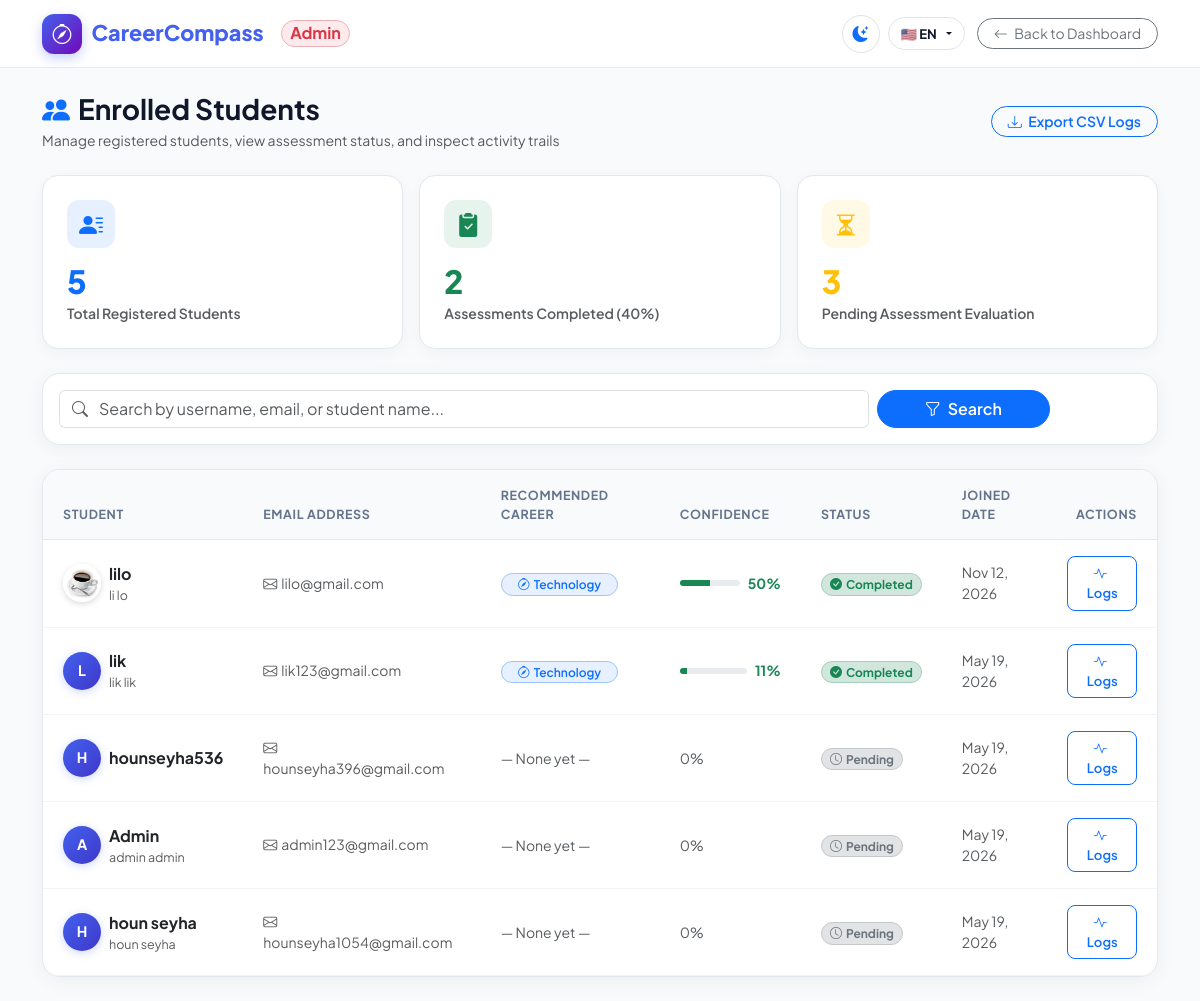
The page /admin/employees (signed in) on the database as committed earlier.
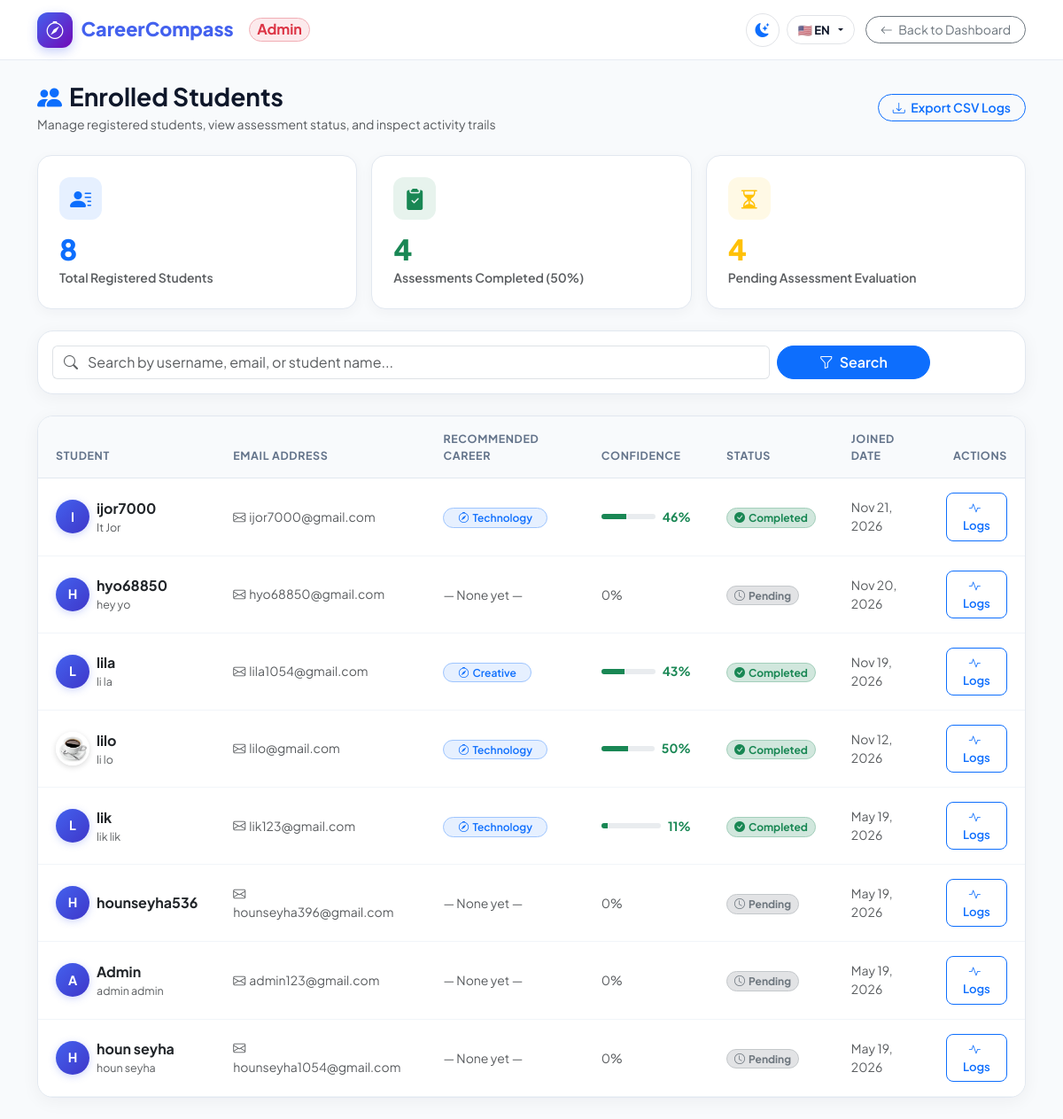
The same page on the database as committed later.
### App/model/user.py (models this page shows, shortened)
class User(db.Model):
    __tablename__ = 'users'
    id = db.Column(db.Integer, primary_key=True)
    username = db.Column(db.String(80), unique=True, nullable=False)
    email = db.Column(db.String(120), unique=True, nullable=False)
    password_hash = db.Column(db.String(255))
    is_admin = db.Column(db.Boolean, default=False)
    profile_image = db.Column(db.String(255), nullable=True)
    first_name = db.Column(db.String(80), nullable=True)
    last_name = db.Column(db.String(80), nullable=True)
    phone = db.Column(db.String(20), nullable=True)
    recommended_career = db.Column(db.String(120), nullable=True)
    secondary_career = db.Column(db.String(120), nullable=True)
    confidence_score = db.Column(db.Integer, default=0)
    assessment_completed = db.Column(db.Boolean, default=False)
    last_assessment = db.Column(db.DateTime, nullable=True)
    created_at = db.Column(db.DateTime, default=datetime.utcnow)

### App/routes/auth.py (the view)
@auth_bp.route('/admin/employees')
@admin_required
def all_employees_page():
    search = request.args.get('search', '').strip()
    users_q = User.query.filter_by(is_admin=False)
    if search:
        users_q = users_q.filter(User.username.ilike(f"%{search}%"))
    users = users_q.order_by(User.created_at.desc()).all()
    return render_template('all_employees.html', users=users, search_query=search)

### App/routes/auth.py (called while the page is built)
def admin_required(f):
    @wraps(f)
    def decorated_function(*args, **kwargs):
        if 'user_id' not in session:
            return redirect(url_for('auth.login'))
        user = User.query.get(session['user_id'])
        if not user:
            session.clear()
            flash('User session invalid. Please log in again.')
            return redirect(url_for('auth.login'))
        if not user.is_admin:
            flash('Access denied: Administrator privileges required.')
            return redirect(url_for('auth.account'))
        return f(*args, **kwargs)
    return decorated_function

### App/templates/all_employees.html (shortened to what this page needs)
<!DOCTYPE html>
<html lang="en">
<head>
    <link href="https://cdn.jsdelivr.net/npm/bootstrap@5.3.0/dist/css/bootstrap.min.css" rel="stylesheet">
    <link rel="stylesheet" href="https://cdn.jsdelivr.net/npm/bootstrap-icons@1.11.0/font/bootstrap-icons.css">
    <link rel="stylesheet" href="{{ url_for('static', filename='css/theme.css') }}">
</head>
<body>
    <nav class="portal-navbar">
        <div class="container d-flex justify-content-between align-items-center">
            <a href="{{ url_for('auth.admin_dashboard') }}" class="brand-logo">
                <div class="brand-icon-box">
                    <i class="bi bi-compass"></i>
                </div>
                <span data-i18n="brand_name">CareerCompass</span>
                <span class="badge bg-danger bg-opacity-10 text-danger border border-danger-subtle rounded-pill fs-7 ms-2 py-1 px-2">Admin</span>
            </a>
            <div class="d-flex align-items-center gap-2">
                <button type="button" class="theme-toggle-btn" onclick="toggleTheme()" title="Toggle Dark/Light Mode">
                </button>
                <div class="dropdown me-1">
                    <button class="lang-selector-btn dropdown-toggle" data-bs-toggle="dropdown" aria-expanded="false" title="Change Language">
                        <span class="lang-btn-text">🇺🇸 EN</span>
                    </button>
                </div>
                <a href="{{ url_for('auth.admin_dashboard') }}" class="btn btn-outline-secondary btn-sm rounded-pill px-3">
                    <i class="bi bi-arrow-left me-1"></i> <span data-i18n="btn_back_dashboard">Back to Dashboard</span>
                </a>
            </div>
        </div>
    </nav>
    <main class="container py-4">
        <div class="d-flex justify-content-between align-items-center flex-wrap gap-2 mb-4">
            <div>
                <h1 class="fw-bold fs-3 mb-1 d-flex align-items-center gap-2">
                    <i class="bi bi-people-fill text-primary"></i>
                    <span data-i18n="nav_enrolled_students">Enrolled Students</span>
                </h1>
                <p class="text-muted small mb-0">Manage registered students, view assessment status, and inspect activity trails</p>
            </div>
            <div class="d-flex align-items-center gap-2">
                <a href="{{ url_for('auth.admin_export_activities') }}" class="btn btn-outline-primary btn-sm rounded-pill px-3 fw-semibold">
                    <i class="bi bi-download me-1"></i> <span data-i18n="nav_export_csv">Export CSV</span>
                </a>
            </div>
        </div>
        <div class="row g-3 mb-4">
            <div class="col-sm-6 col-lg-4">
                <div class="kpi-card">
                    <div class="kpi-icon bg-primary bg-opacity-10 text-primary">
                        <i class="bi bi-person-lines-fill"></i>
                    </div>
                    <div class="kpi-value text-primary">{{ users|length }}</div>
                    <div class="text-muted small fw-semibold mt-1">Total Registered Students</div>
                </div>
            </div>
            <div class="col-sm-6 col-lg-4">
                {% set completed_count = users | selectattr('assessment_completed') | list | length %}
                <div class="kpi-card">
                    <div class="kpi-icon bg-success bg-opacity-10 text-success">
                        <i class="bi bi-clipboard2-check-fill"></i>
                    </div>
                    <div class="kpi-value text-success">{{ completed_count }}</div>
                    <div class="text-muted small fw-semibold mt-1">Assessments Completed ({% if users|length > 0 %}{{ (completed_count / users|length * 100)|int }}%{% else %}0%{% endif %})</div>
                </div>
            </div>
            <div class="col-sm-6 col-lg-4">
                {% set pending_count = users|length - completed_count %}
                <div class="kpi-card">
                    <div class="kpi-icon bg-warning bg-opacity-10 text-warning">
                        <i class="bi bi-hourglass-split"></i>
                    </div>
                    <div class="kpi-value text-warning">{{ pending_count }}</div>
                    <div class="text-muted small fw-semibold mt-1">Pending Assessment Evaluation</div>
                </div>
            </div>
        </div>
        <div class="data-card p-3 mb-4">
            <form method="get" action="{{ url_for('auth.all_employees_page') }}" class="row g-2 align-items-center">
                <div class="col-md-9">
                    <div class="input-group">
                        <span class="input-group-text bg-transparent border-end-0 text-muted"><i class="bi bi-search"></i></span>
                        <input type="text" name="search" class="form-control border-start-0 ps-0" placeholder="Search by username, email, or student name..." value="{{ search_query or '' }}">
                    </div>
                </div>
                <div class="col-md-2">
                    <button type="submit" class="btn btn-primary w-100 rounded-pill fw-semibold">
                        <i class="bi bi-funnel me-1"></i> Search
                    </button>
                </div>
            </form>
        </div>
        <div class="data-card">
            <div class="table-responsive">
                <table class="table table-custom mb-0">
                    <thead>
                        <tr>
                            <th>Student</th>
                            <th>Email Address</th>
                            <th>Recommended Career</th>
                            <th>Confidence</th>
                            <th>Status</th>
                            <th>Joined Date</th>
                            <th class="text-end">Actions</th>
                        </tr>
                    </thead>
                    <tbody>
                        {% for u in users %}
                        <tr>
                            <td>
                                <div class="d-flex align-items-center gap-2">
                                    {% if u.profile_image %}
                                    <img src="{{ url_for('static', filename='uploads/' + u.profile_image) }}" class="avatar-img" alt="Avatar">
                                    {% else %}
                                    <div class="avatar-circle">
                                        {{ u.username[0]|upper }}
                                    </div>
                                    {% endif %}
                                    <div>
                                        <div class="fw-bold text-dark">{{ u.username }}</div>
                                        <div class="text-muted small" style="font-size: 0.78rem;">
                                            {{ (u.first_name or '') + ' ' + (u.last_name or '') | trim or 'Student ID: #' ~ u.id }}
                                        </div>
                                    </div>
                                </div>
                            </td>
                            <td class="text-muted small">
                                <i class="bi bi-envelope me-1"></i>{{ u.email }}
                            </td>
                            <td>
                                {% if u.recommended_career %}
                                <span class="badge bg-primary bg-opacity-10 text-primary border border-primary-subtle rounded-pill px-3 py-1 fw-semibold">
                                    <i class="bi bi-compass me-1"></i>{{ u.recommended_career }}
                                </span>
                                {% else %}
                                <span class="text-muted small italic">— None yet —</span>
                                {% endif %}
                            </td>
                            <td>
                                {% if u.confidence_score %}
                                <div class="d-flex align-items-center gap-2">
                                    <div class="progress flex-grow-1" style="height: 6px; width: 60px;">
                                        <div class="progress-bar bg-success" style="width: {{ u.confidence_score }}%"></div>
                                    </div>
                                    <span class="small fw-bold text-success">{{ u.confidence_score }}%</span>
                                </div>
                                {% else %}
                                <span class="text-muted small">0%</span>
                                {% endif %}
                            </td>
                            <td>
                                {% if u.assessment_completed %}
                                <span class="badge bg-success-subtle text-success border border-success-subtle rounded-pill px-2 py-1 small">
                                    <i class="bi bi-check-circle-fill me-1"></i>Completed
                                </span>
                                {% else %}
                                <span class="badge bg-secondary-subtle text-secondary border border-secondary-subtle rounded-pill px-2 py-1 small">
                                    <i class="bi bi-clock me-1"></i>Pending
                                </span>
                                {% endif %}
                            </td>
                            <td class="text-muted small">
                                {{ u.created_at.strftime('%b %d, %Y') if u.created_at else '—' }}
                            </td>
                            <td class="text-end">
                                <a href="{{ url_for('auth.admin_user_activities_page', user_id=u.id) }}" class="btn btn-outline-primary btn-action-view" title="Inspect Activities">
                                    <i class="bi bi-activity me-1"></i> Logs
                                </a>
                            </td>
                        </tr>
                        {% endfor %}
                    </tbody>
                </table>
            </div>
        </div>
    </main>
</body>
</html>

### App/static/css/theme.css (style rules this page uses)
:root { --theme-transition: background-color 0.3s ease, color 0.3s ease, border-color 0.3s ease, box-shadow 0.3s ease; }
.theme-toggle-btn { width: 38px; height: 38px; border-radius: 50%; display: flex; align-items: center; justify-content: center; border: 1px solid rgba(156, 163, 175, 0.3); background: transparent; cursor: pointer; transition: var(--theme-transition); color: inherit; }
.lang-selector-btn { padding: 0.35rem 0.75rem; border-radius: 20px; border: 1px solid rgba(156, 163, 175, 0.3); background: transparent; cursor: pointer; font-size: 0.82rem; font-weight: 700; display: flex; align-items: center; gap: 0.35rem; transition: var(--theme-transition); color: inherit; }

### App/templates/all_employees.html (style rules this page uses)
:root { --primary: #4361ee; --primary-light: #eef2ff; --success: #10b981; --warning: #f59e0b; --danger: #ef4444; --dark: #0f172a; --gray-100: #f1f5f9; --gray-200: #e2e8f0; --gray-500: #64748b; --gray-700: #334155; --transition: all 0.25s cubic-bezier(0.4, 0, 0.2, 1); }
body { font-family: 'Plus Jakarta Sans', 'Inter', sans-serif; background-color: #f8fafc; color: var(--dark); min-height: 100vh; transition: var(--theme-transition); }
.portal-navbar { background: rgba(255, 255, 255, 0.95); backdrop-filter: blur(12px); border-bottom: 1px solid rgba(226, 232, 240, 0.8); position: sticky; top: 0; z-index: 1020; padding: 0.85rem 0; }
.brand-logo { font-weight: 800; font-size: 1.35rem; color: var(--primary); text-decoration: none; display: flex; align-items: center; gap: 0.6rem; }
.brand-icon-box { width: 40px; height: 40px; background: linear-gradient(135deg, #4361ee 0%, #7209b7 100%); color: white; border-radius: 12px; display: flex; align-items: center; justify-content: center; font-size: 1.25rem; box-shadow: 0 4px 12px rgba(67, 97, 238, 0.3); }
.kpi-card { background: white; border: 1px solid #e2e8f0; border-radius: 16px; padding: 1.5rem; box-shadow: 0 4px 15px rgba(15, 23, 42, 0.04); transition: var(--transition); }
.kpi-icon { width: 48px; height: 48px; border-radius: 12px; display: flex; align-items: center; justify-content: center; font-size: 1.5rem; margin-bottom: 1rem; }
.kpi-value { font-size: 2rem; font-weight: 800; line-height: 1.1; letter-spacing: -0.02em; }
.data-card { background: white; border: 1px solid #e2e8f0; border-radius: 18px; overflow: hidden; box-shadow: 0 4px 20px rgba(15, 23, 42, 0.05); }
.avatar-circle { width: 38px; height: 38px; border-radius: 50%; background: linear-gradient(135deg, #4361ee 0%, #3f37c9 100%); color: white; display: flex; align-items: center; justify-content: center; font-weight: 700; font-size: 0.9rem; box-shadow: 0 2px 8px rgba(67, 97, 238, 0.25); }
.avatar-img { width: 38px; height: 38px; border-radius: 50%; object-fit: cover; border: 2px solid white; box-shadow: 0 2px 6px rgba(0,0,0,0.15); }
.table-custom th { font-size: 0.78rem; text-transform: uppercase; letter-spacing: 0.05em; color: var(--gray-500); font-weight: 700; padding: 1rem 1.25rem; background: #f8fafc; border-bottom: 1px solid #e2e8f0; }
.table-custom td { padding: 1rem 1.25rem; vertical-align: middle; border-bottom: 1px solid #f1f5f9; }
.btn-action-view { padding: 0.4rem 0.85rem; border-radius: 8px; font-size: 0.82rem; font-weight: 600; transition: var(--transition); }

Rows that differ between the two databases and show on the page:
added User: username "I", username "ijor7000", first_name+last_name "It Jor", email "ijor7000@gmail.com", recommended_career "Technology", confidence_score "46", assessment_completed True (drawn), created_at "Nov 21, 2026"
added User: username "H", username "hyo68850", first_name+last_name "hey yo", email "hyo68850@gmail.com", shows "— None yet —", confidence_score "0%", assessment_completed False (drawn), created_at "Nov 20, 2026"
added User: username "L", username "lila", first_name+last_name "li la", email "lila1054@gmail.com", recommended_career "Creative", confidence_score "43", assessment_completed True (drawn), created_at "Nov 19, 2026"
Other text that changed with them:
{{ users|length }}: "5" → "8"
{{ completed_count }}: "2" → "4"
{{ (completed_count / users|length * 100)|int }}: "40" → "50"
{{ pending_count }}: "3" → "4"
